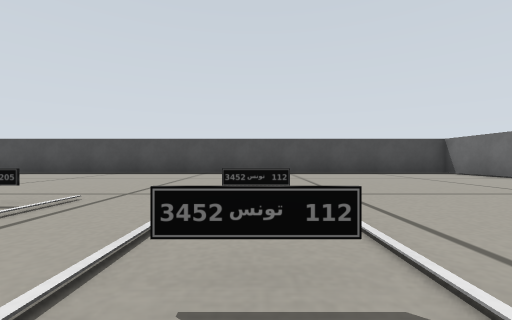
view 1 (above)

15 first-person views from a walk through a Gazebo world. The camera is 0.04 m above the floor, looks level and sees 90° across. The lines on the ground mark 0.25 m squares. The floor is counted in squares, 0.1 m on a side. Each view is taken from the middle of a square. On the plan, view 1 faces up. The plan holds only what a view shows up to about 9 squares ahead; the rest is blank.

view 2
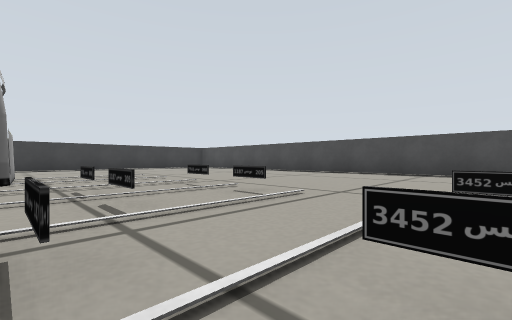

view 3
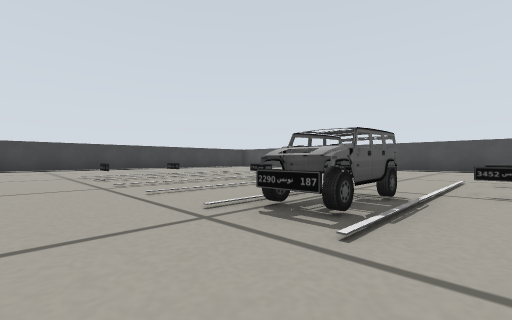

view 4
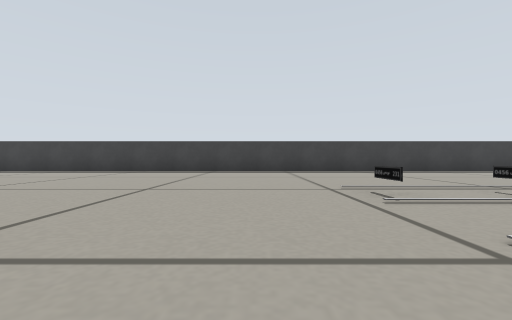

view 5
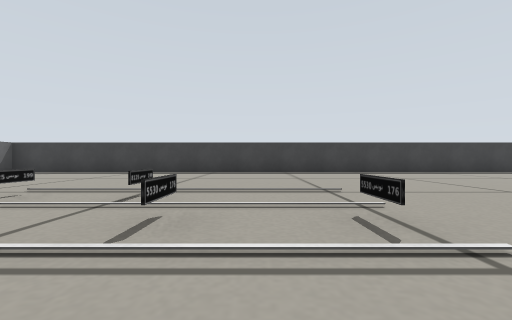

view 6
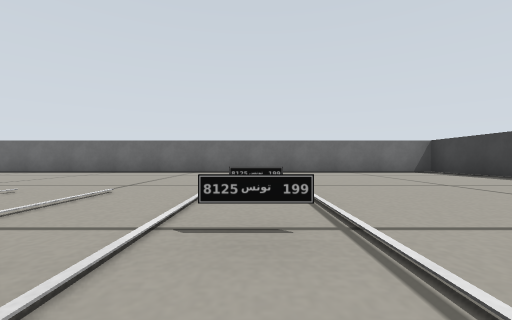

view 7
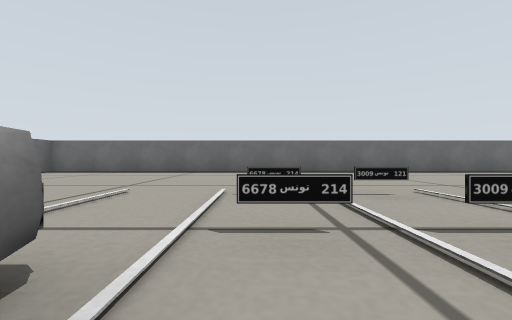

view 8
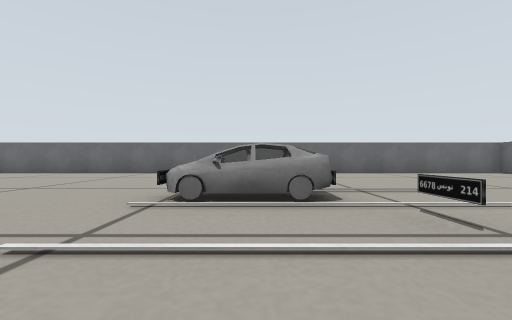

view 9
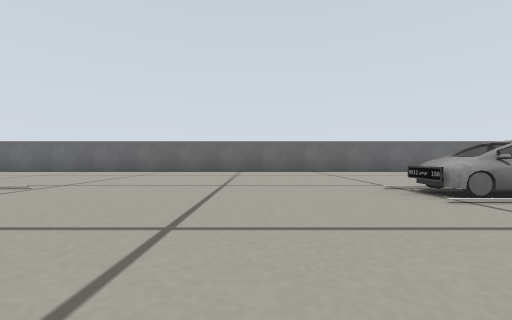

view 10
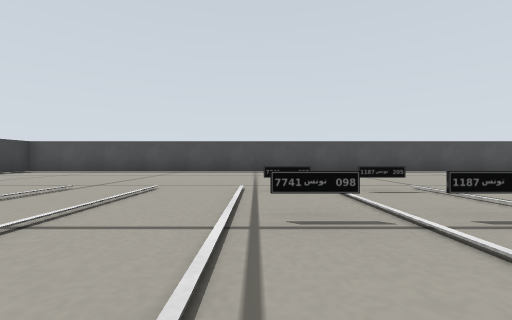

view 11
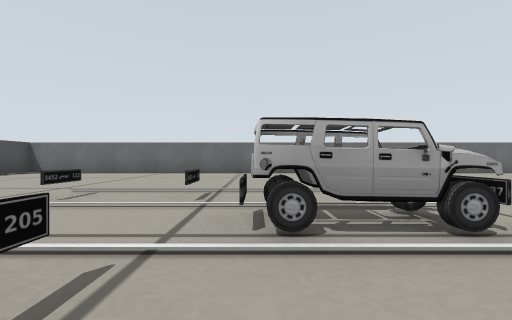

view 12
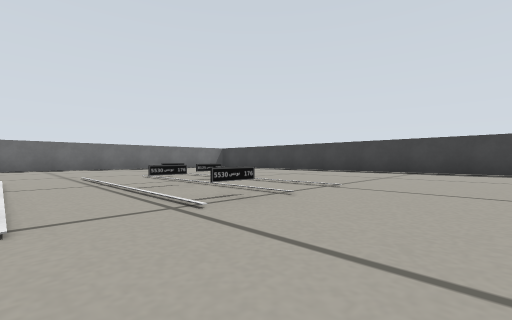

view 13
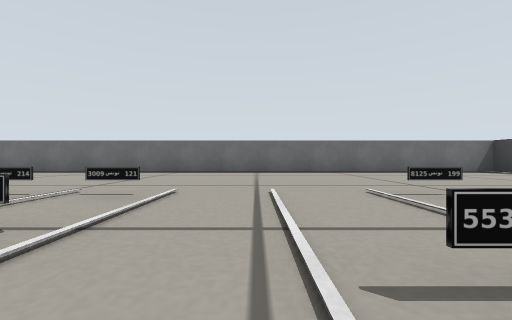

view 14
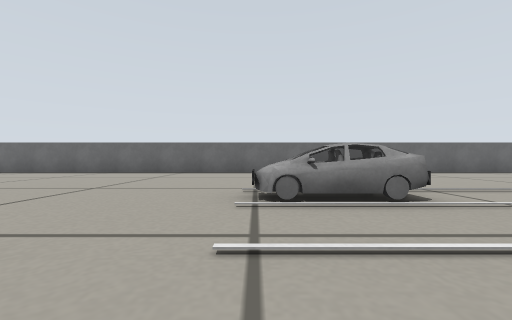

view 15
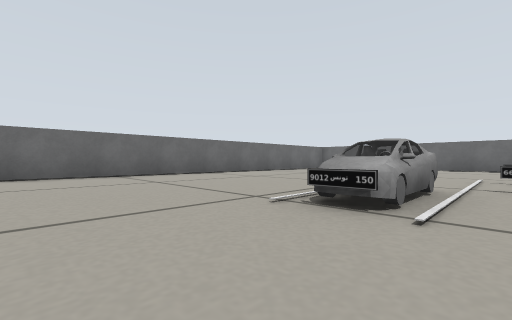

### Floor plan
Points are (right, up) in squares from view 1. A wall is a line through its corners. A room is listed if a view was taken in it or the views show most of it. See-through windows are left out.
Room 1 (views 1, 2, 3, 4, 5, 6, 7, 8, 9, 10, 11, 12, 13, 14, 15)
walls: (-11.6, 7.6) (-11.6, -16.2) (5.6, -16.2) (5.6, 7.6) (-11.6, 7.6)
low walls: (-4.5, -7.1) (-5.1, -7.1) (-4.5, -7.1); (-5.6, -1.5) (-6.4, -1.5); (-3.2, 0.7) (-4, 0.7); (-2, 0.7) (-2.8, 0.7); (-5.1, -8.7) (-4.5, -8.7); (0.4, 0.7) (-0.4, 0.7); (-6.4, -9.3) (-5.6, -9.3); (-2.8, -10.9) (-2, -10.9); (-1.5, -10.9) (-0.9, -10.9); (-6.4, -10.9) (-5.6, -10.9)
objects: other object (-2, -1) to (-1, 0); other object (0, -9) to (0, -7)

Where each view was taken, in squares from view 1:
view 1: 0 up, 0 right, facing up
view 2: 0 up, 0 right, facing up-left
view 3: 3 down, 0 right, facing up-left
view 4: 3 down, 3 left, facing left
view 5: 8 down, 3 left, facing left
view 6: 8 down, 6 left, facing down
view 7: 8 down, 1 left, facing down
view 8: 8 down, 3 left, facing right
view 9: 5 down, 3 left, facing right
view 10: 1 down, 4 left, facing up
view 11: 0 up, 3 left, facing right
view 12: 5 down, 3 left, facing down-left
view 13: 8 down, 4 left, facing down
view 14: 7 down, 3 left, facing right
view 15: 5 down, 1 left, facing down-right
